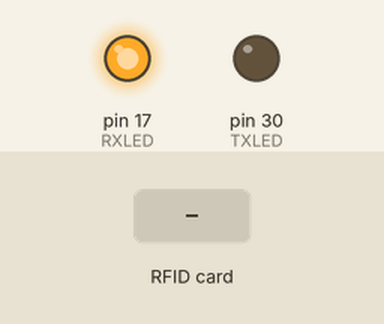
Simulated run of this sketch. Board: Arduino Micro, built with avr-gcc and run on an emulated ATmega32U4. Shown: output pins drawn as LEDs (lit = HIGH). Dashed ring = blinking. The test bench sets the inputs (shaded band). USB keyboard and mouse output is not drawn; what the sketch prints to the serial monitor is not drawn.

Above: at 5.2 s.
5.3 s: RFID card 89 7B 97 55 held to the reader
At 7.1 s:
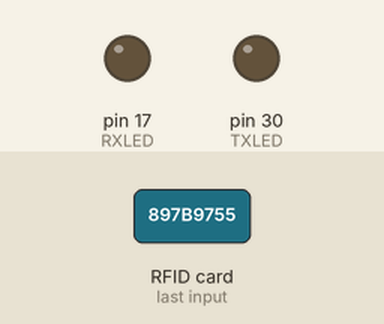
7.8 s: RFID card 56 F6 CE F7 held to the reader
At 7.91 s:
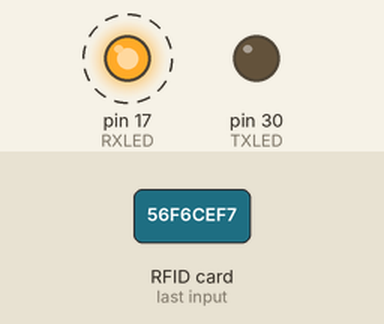
10.8 s: RFID card 5E 7A 19 C4 held to the reader
At 12.9 s:
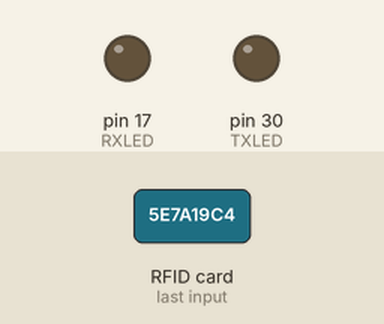
Timing chart, 0 to 14.4 s (numbered marks = the images above; inputs shaded):
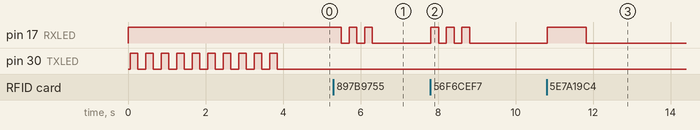

The sketch:

ArduinoMicro_RFIDKeyboard.ino
```cpp
#include <SPI.h>
#include <MFRC522.h>

#include "Keyboard.h"

#define SS_PIN 10
#define RST_PIN 9
MFRC522 mfrc522(SS_PIN, RST_PIN);   // membuat MFRC522 instance.

//int RXLED = 17;
//int TXLED = 30;

void setup()
{
  Serial.begin(115200);   // Memulai Serial Communication Baud Rate 115200

  SPI.begin();      // Memulai SPI Serial Protokol Antara Arduino Micro dan MFRC522
  mfrc522.PCD_Init();   // Initiate MFRC522

  Keyboard.begin();

  pinMode(17, OUTPUT);  // RXLED
  pinMode(30, OUTPUT);  // TXLED

  Serial.println("Dekatkan Kartu Ke Reader...");
  Serial.println();

  lampu(200,10,30);

}
void loop()
{
  // Lihat jika ada Card baru terdeteksi
  if ( ! mfrc522.PICC_IsNewCardPresent())
  {
    return;
  }
  // Baca Isi Card Tersebut
  if ( ! mfrc522.PICC_ReadCardSerial())
  {
    return;
  }
  //Tampilan User ID ke Serial Monitor
  Serial.print("UID tag :");
  String content= "";
  byte letter;
  for (byte i = 0; i < mfrc522.uid.size; i++)
  {
     Serial.print(mfrc522.uid.uidByte[i] < 0x10 ? " 0" : " ");
     Serial.print(mfrc522.uid.uidByte[i], HEX);
     content.concat(String(mfrc522.uid.uidByte[i] < 0x10 ? " 0" : " "));
     content.concat(String(mfrc522.uid.uidByte[i], HEX));
  }
  Serial.println();
  Serial.print("Pesan : ");
  content.toUpperCase();
  if (content.substring(1) == "89 7B 97 55") //Ini adalah UID di Kartu
  {
    lampu(200,3,17);
    Serial.println("Authorized access");
    Serial.println();
    Keyboard.print("490@Ff1$T$xmk6XuqRQlnC63");
    delay(200);
    Keyboard.print("GbFu4#OD0!Dj5@IsZ!$DkWivyW");

    delay(1000);
  }

  else if (content.substring(1) == "56 F6 CE F7") //Ini adalah UID di gantungan kunci
  {
    lampu(200,3,17);
    Serial.println("Authorized access");
    Serial.println();
    Keyboard.print("6%BnXkDYraph^0sAttN7%rb%Bh");
    delay(200);
    Keyboard.print("*xunZ!o@^joVXLIQ3z4&0Rt9");

    delay(1000);
  }

 else   {
    lampu(1000,1,17);
    Serial.println(" Access denied");
    delay(1000);
  }
}

void lampu(int delay_, int jumlah, int pin){
    for(int i = 1 ; i <= jumlah ; i++){
          digitalWrite(pin, HIGH);
          delay(delay_);
          digitalWrite(pin, LOW);
          delay(delay_);
    }
}
```

Measured:
- after the input at 5.3 s, pin 17 (RXLED): alternates HIGH for 0.20 s and LOW for 0.20 s, 5 changes in all, then stays LOW, starting after 0.21 s
- after the input at 7.8 s, pin 17 (RXLED): alternates HIGH for 0.20 s and LOW for 0.20 s, 6 changes in all, then stays LOW, starting at once
- after the input at 10.8 s, pin 17 (RXLED): LOW → HIGH at once, → LOW 1.0 s later
